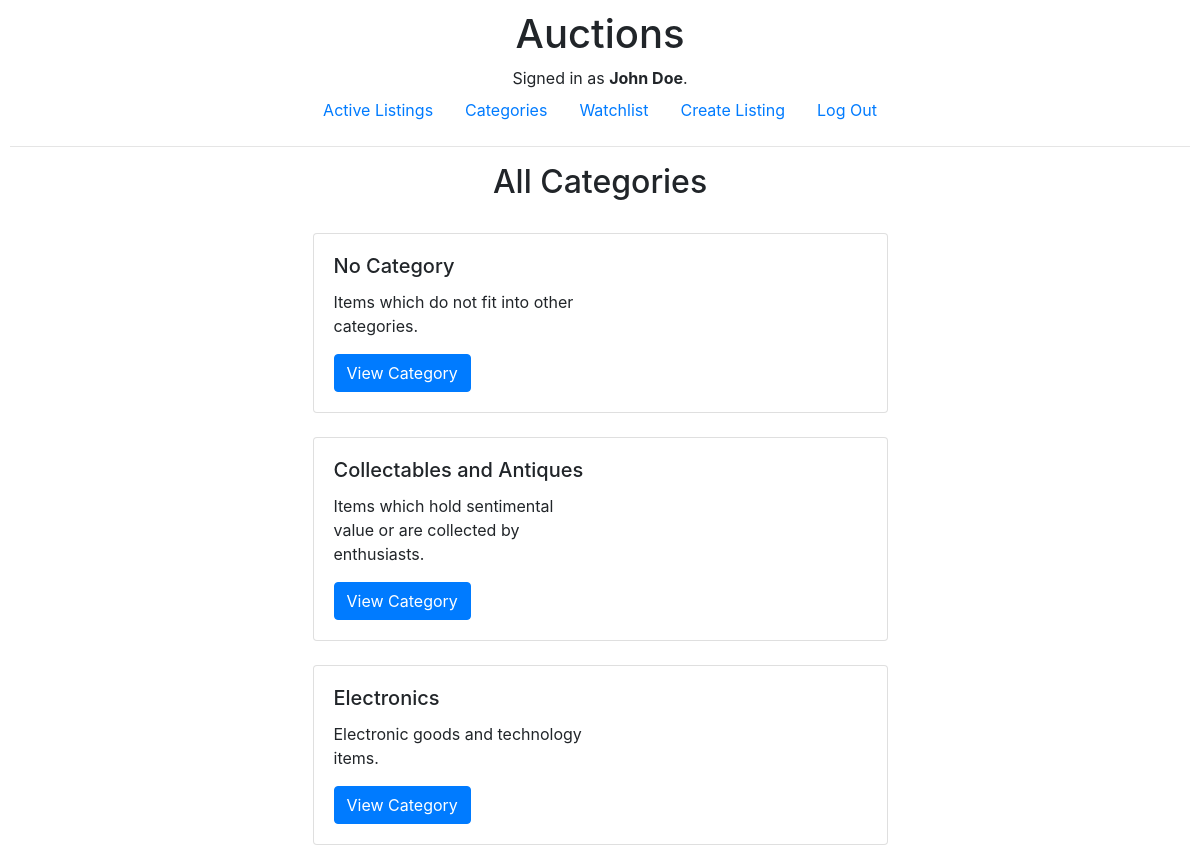
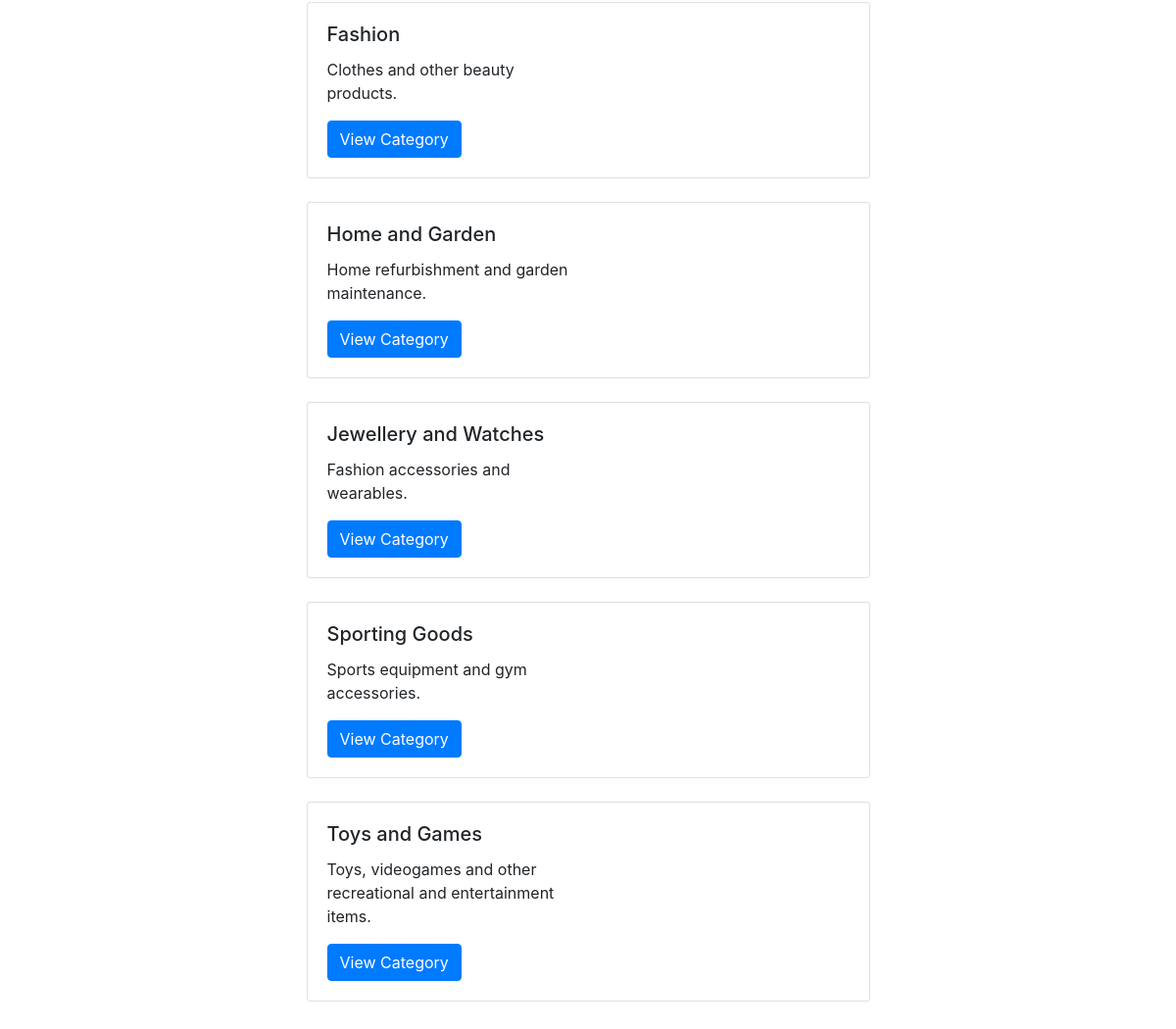
The app's page /categories (signed in) with its own data (2 pictures, top to bottom).
### auctions/models.py (models this page shows)
class User(AbstractUser):
    id = models.AutoField(primary_key=True)

class Category(models.Model):
    id = models.AutoField(primary_key=True)
    name = models.TextField(max_length=64, default="Category Name")
    description = models.TextField(max_length=256, default="Category Description")

### auctions/views.py (the view)
# urls.py: path("categories", views.categories, name="categories")
def categories(request):
    return render(request, "auctions/categories.html", {
        'categories': Category.objects.all()
    })

### auctions/templates/auctions/categories.html (shortened to what this page needs)
{% extends "auctions/layout.html" %}
{% block body %}
    <h2 class="text-center";">All Categories</h2>
    <br>
    {% for category in categories %}
        <div class="row listing-card-outer">
            <div class="col-sm-6">
                <div class="card listing-card-inner">
                    <div class="row card-body">
                        <div class="col-sm-6">
                            <h5 class="card-title">{{ category.name }}</h5>
                            <p class="card-text">{{ category.description }}</p>
                            <a href="{% url 'category' category.id %}" class="btn btn-primary">View Category</a>
                        </div>
                    </div>
                </div>
            </div>
        </div>
        <br>
    {% endfor %}
{% endblock %}

### auctions/templates/auctions/layout.html (shortened to what this page needs)
{% load static %}
<!DOCTYPE html>
<html lang="en">
    <head>
        <link href="{% static 'auctions/styles.css' %}" rel="stylesheet">
        <link rel="stylesheet" href="https://stackpath.bootstrapcdn.com/bootstrap/4.4.1/css/bootstrap.min.css">
    </head>
    <body>
        <div id="navbar">
            <h1>Auctions</h1>
            <div>
                {% if user.is_authenticated %}
                    Signed in as <strong>{{ user.username }}</strong>.
                {% else %}
                    Not signed in.
                {% endif %}
            </div>
            <ul class="nav">
                <li class="nav-item">
                    <a class="nav-link" href="{% url 'index' %}">Active Listings</a>
                </li>
                <li class="nav-item">
                    <a class="nav-link" href="{% url 'categories' %}">Categories</a>
                </li>
                {% if user.is_authenticated %}
                    <li class="nav-item">
                        <a class="nav-link" href="{% url 'watchlist' %}">Watchlist</a>
                    </li>
                    <li class="nav-item">
                        <a class="nav-link" href="{% url 'create' %}">Create Listing</a>
                    </li>
                    <li class="nav-item">
                        <a class="nav-link" href="{% url 'logout' %}">Log Out</a>
                    </li>
                {% endif %}
            </ul>
        </div>
        <hr>
        {% block body %}
        {% endblock %}
    </body>
</html>

### auctions/static/auctions/styles.css (style rules this page uses)
body { padding: 10px; }
#navbar { justify-content: center; text-align: center; }
.nav { justify-content: center; }
.listing-card-outer { justify-content: center; }

### records on screen
User: username "John Doe"
Category: name "No Category", description "Items which do not fit into other categories."
Category: name "Collectables and Antiques", description "Items which hold sentimental value or are collected by enthusiasts."
Category: name "Electronics", description "Electronic goods and technology items."
Category: name "Fashion", description "Clothes and other beauty products."
Category: name "Home and Garden", description "Home refurbishment and garden maintenance."
Category: name "Jewellery and Watches", description "Fashion accessories and wearables."
Category: name "Sporting Goods", description "Sports equipment and gym accessories."
Category: name "Toys and Games", description "Toys, videogames and other recreational and entertainment items."
